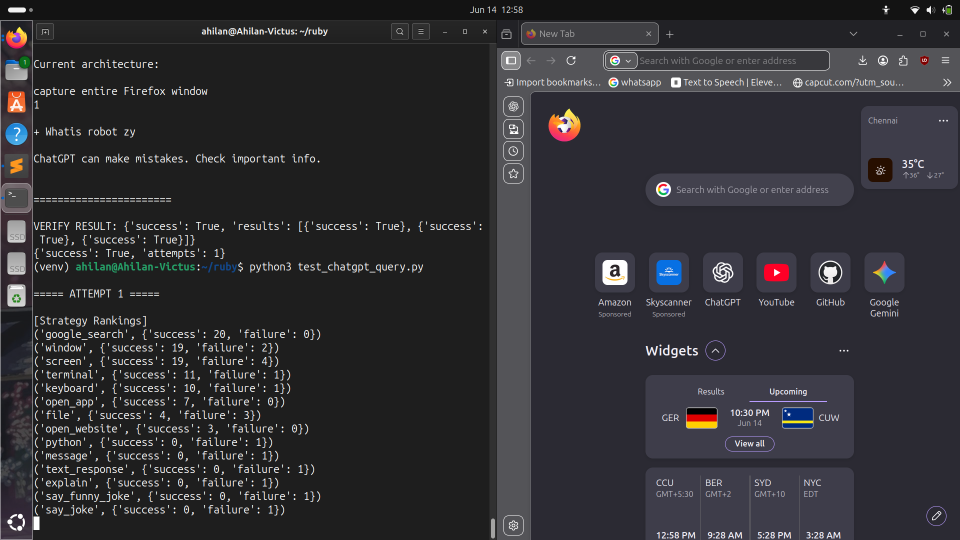
#> input picture screen.png, 1920 x 1080 px (shown at 1/2 size)
$ python image_size_test.py
#> lines starting #> are read from the running program, lines starting #| are printed output that depends on the picture
import time

from PIL import Image
import pytesseract

start = time.time()

image = Image.open("screen.png")
#> image is the input picture: PIL image 1920x1080 RGB; mean R, G, B 48.4, 47.6, 51.8

print(
    "LOAD:",
    time.time() - start
)

start = time.time()

image = image.convert("L")
#> image: PIL image 1920x1080 L

print(
    "GRAY:",
    time.time() - start
)

start = time.time()

image = image.resize(
    (
        image.width // 2,
        image.height // 2
    )
)
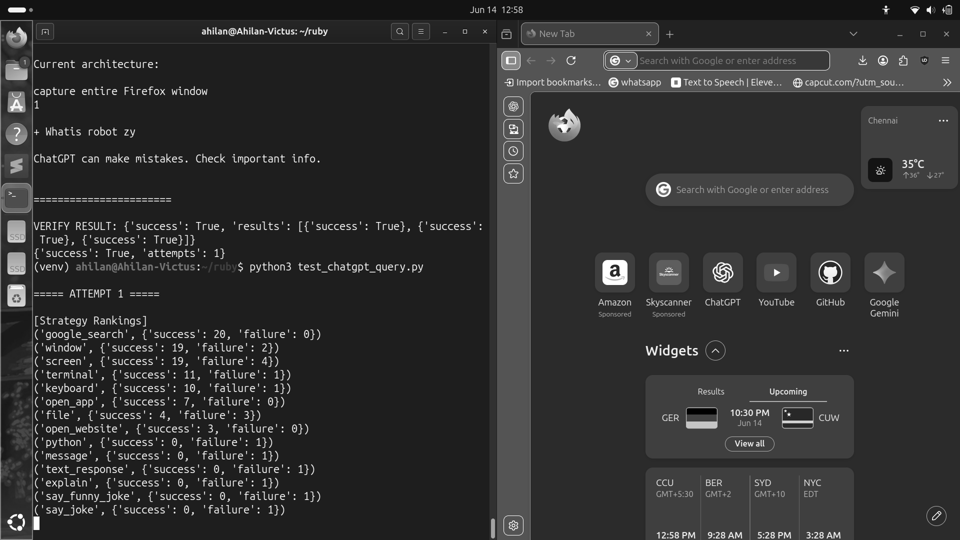
#> image: PIL image 960x540 L; min 0, max 255, mean 48.2

print(
    "RESIZE:",
    time.time() - start
)

start = time.time()

#> (the run stopped early here; a loop or call above may not have finished)
